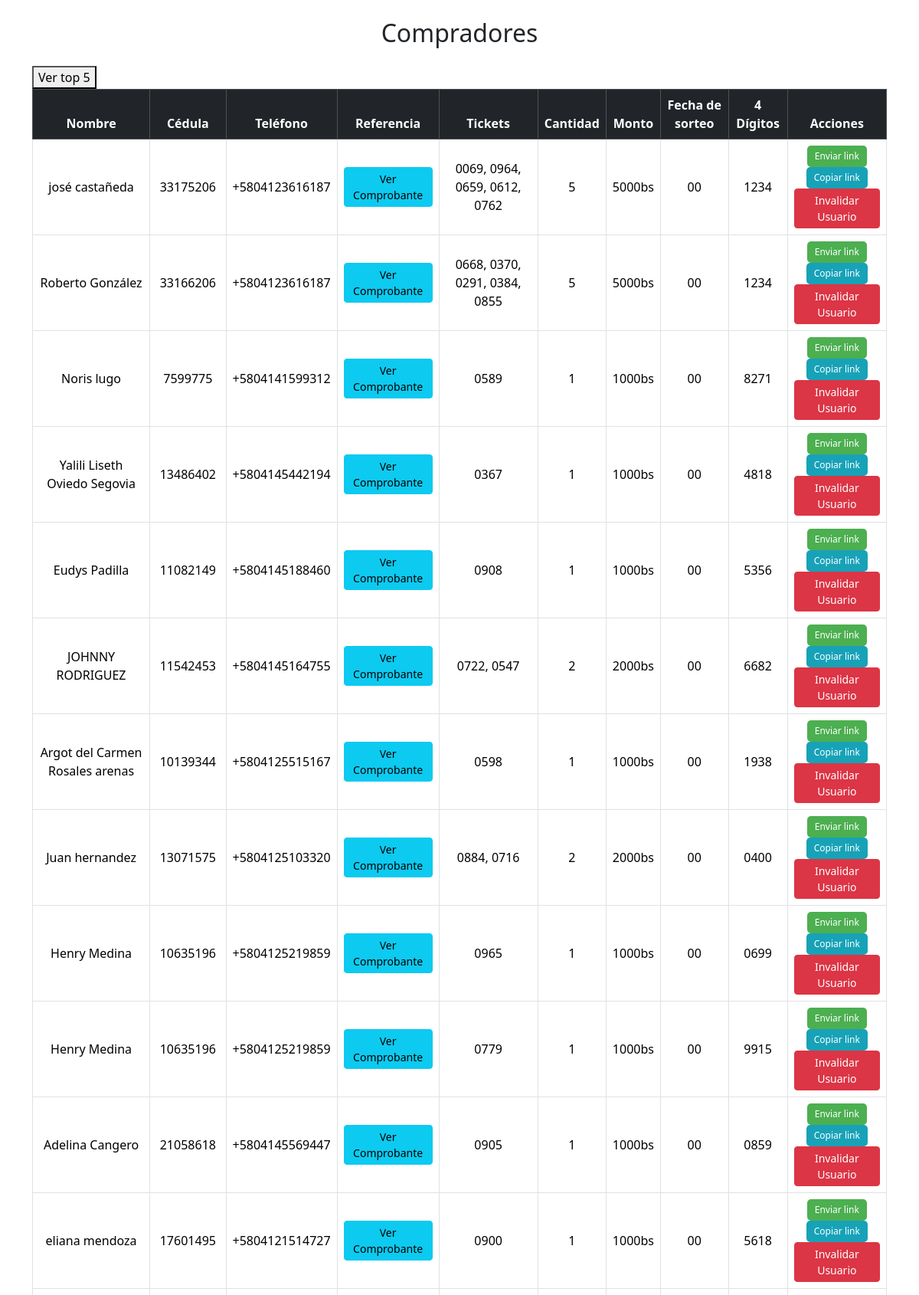
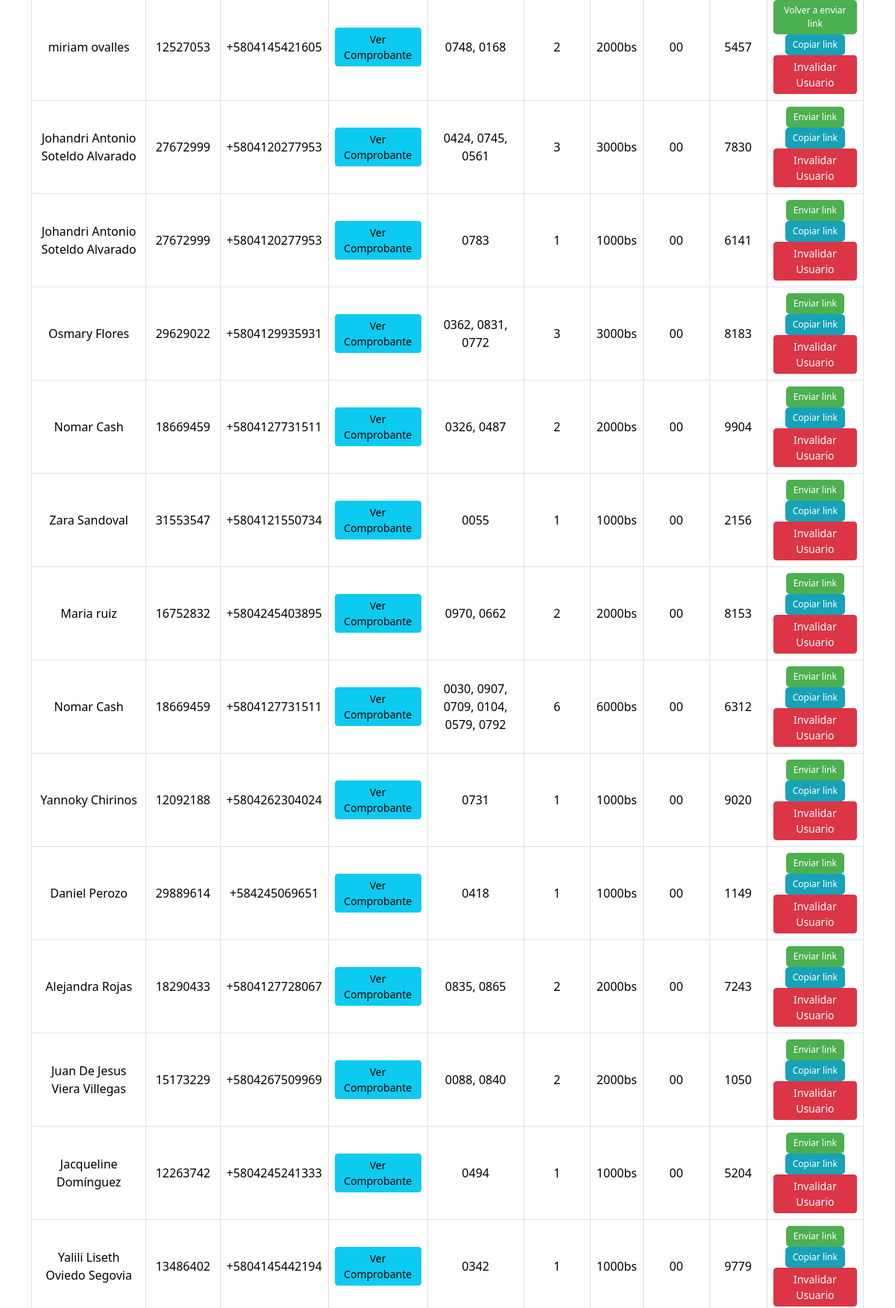
Screenshot of /2/admin/dashboard/solicitudes (signed in, upper part) with the database file from the repository (2 pictures, top to bottom).
### tables this page shows
CREATE TABLE requeridos (
    id INTEGER PRIMARY KEY AUTOINCREMENT,
    nombre_apellidos TEXT NOT NULL,
    cedula TEXT NOT NULL,
    telefono TEXT NOT NULL,
    referencia TEXT NOT NULL,
    digitos TEXT NOT NULL,
    tickets_vendidos INTEGER NOT NULL,
    monto TEXT NOT NULL,
    fecha TEXT NOT NULL,
    estatus TEXT DEFAULT NULL,
    link TEXT
);

### app.py (the view)
@app.route("/2/admin/dashboard/solicitudes")
@login_required
def admin_dashboard_solicitudes2():
    solicitudes = get_data0()
    return render_template("admin_solicitudes2.html", solicitudes=solicitudes, json=json)

### app.py (called while the page is built)
def login_required(f):
    @wraps(f)
    def decorated_function(*args, **kwargs):
        if not session.get('logged_in'):  # Verifica si el usuario está autenticado
            return redirect(url_for('admin_index'))  # Redirige al login si no está autenticado
        return f(*args, **kwargs)
    return decorated_function

### templates/admin_solicitudes2.html (shortened to what this page needs)
<!DOCTYPE html>
<html lang="es">
<head>
    <link href="https://cdn.jsdelivr.net/npm/bootstrap@5.3.3/dist/css/bootstrap.min.css" rel="stylesheet">
</head>
<body>
    <div class="container my-4">
        <h2 class="text-center mb-4">Compradores</h2>
        <form action="/2/admin/dashboard/solicitudes/top" method="GET">
            <button type="submit">Ver top 5 </button>
        </form>
        <div class="table-responsive">
            <table class="table table-hover table-bordered align-middle text-center">
                <thead class="table-dark">
                    <tr>
                        <th>Nombre</th>
                        <th>Cédula</th>
                        <th>Teléfono</th>
                        <th>Referencia</th>
                        <th>Tickets</th>
                        <th>Cantidad</th>
                        <th>Monto</th>
                        <th>Fecha de sorteo</th>
                        <th>4 Dígitos</th>
                        <th>Acciones</th>
                    </tr>
                </thead>
                <tbody>
                    {% for solicitud in solicitudes %}
                    <tr>
                        <td class="clickable-cell">{{ solicitud.nombre }}</td>
                        <td class="clickable-cell">{{ solicitud.cedula }}</td>
                        <td class="clickable-cell">{{ solicitud.telefono }}</td>
                        <td class="clickable-cell">
                            {% if solicitud.referencia %}
                                <button class="btn btn-info btn-sm" onclick="mostrarImagen('/static/comprobantes2/{{ solicitud.referencia }}')">
                                    Ver Comprobante
                                </button>
                            {% else %}
                                No hay comprobante
                            {% endif %}
                        </td>
<td class="clickable-cell tickets-cell">
    {% if solicitud.cartones is iterable and solicitud.cartones is not string %}
        {% for c in solicitud.cartones %}
            {{ "%04d"|format(c|int) }}{% if not loop.last %}, {% endif %}
        {% endfor %}
    {% elif solicitud.cartones is string %}
        {% set cleaned = solicitud.cartones.replace('[','').replace(']','').replace('"','').replace("'",'') %}
        {% set parts = cleaned.split(',') %}
        {% for p in parts %}
            {% set v = p.strip() %}
            {% if v %}
                {{ "%04d"|format(v|int) }}{% if not loop.last %}, {% endif %}
            {% endif %}
        {% endfor %}
    {% else %}
        {{ "%04d"|format(solicitud.cartones|int) }}
    {% endif %}
</td>
                        <td class="clickable-cell">{{ solicitud.length }}</td>
                        <td class="clickable-cell">{{ solicitud.monto }}</td>
                        <td class="clickable-cell">{{ solicitud.fecha }}</td>
                        <td class="clickable-cell">{{ solicitud.digitos or '' }}</td>
                        <td>
                            <button
                            id="btn-{{ solicitud.id }}"
                            class="btn btn-delete"
                            data-telefono="{{ solicitud.telefono }}"
                            data-id="{{ solicitud.id }}"
                            data-link="{{ solicitud.link }}"
                            onclick="enviarMensaje(this)">
                            {% if solicitud.estatus == 'enviado' %}
                                Volver a enviar link
                            {% else %}
                                Enviar link
                            {% endif %}
                        </button>
                            <button
                                class="btn-copy"
                                data-link="{{ solicitud.link }}"
                                onclick="copiarLink(this)">
                                Copiar link
                            </button>
                                <form action="/2/admin/dashboard/solicitudes/invalidate/prueba" method="GET">
                                    <button
                                    type="submit"
                                    class="btn btn-danger btn-sm"
                                    data-id="{{ solicitud.id }}"
                                    data-cartones="{{ solicitud.cartones }}"
                                    onclick="invalidarUsuario(this)">
                                    Invalidar Usuario
                                </button>
                                    </form>
                        </td>
                    </tr>
                    {% endfor %}
                </tbody>
            </table>
        </div>
    </div>
</body>
</html>

### templates/admin_solicitudes2.html (style rules this page uses)
.btn-delete { background-color: #4CAF50; color: white; border: none; padding: 5px 10px; border-radius: 5px; font-size: 12px; transition: background-color 0.3s ease; }
.btn-copy { background-color: #17a2b8; color: white; border: none; padding: 5px 10px; border-radius: 5px; font-size: 12px; transition: background-color 0.3s ease; }
.table-responsive { margin-bottom: 1rem; overflow-x: auto; -webkit-overflow-scrolling: touch; }
.clickable-cell { cursor: pointer; }

### rows the page displays
requeridos: nombre "josé castañeda", cedula "33175206", telefono "+5804123616187", v "0069" "0964" "0659" "0612" "0762", length "5", monto "5000bs", fecha "00", digitos "1234", shows "Enviar link"
requeridos: nombre "Roberto González", cedula "33166206", telefono "+5804123616187", v "0668" "0370" "0291" "0384" "0855", length "5", monto "5000bs", fecha "00", digitos "1234", shows "Enviar link"
requeridos: nombre "Noris lugo", cedula "7599775", telefono "+5804141599312", v "0589", length "1", monto "1000bs", fecha "00", digitos "8271", shows "Enviar link"
requeridos: nombre "Yalili Liseth Oviedo Segovia", cedula "13486402", telefono "+5804145442194", v "0367", length "1", monto "1000bs", fecha "00", digitos "4818", shows "Enviar link"
requeridos: nombre "Eudys Padilla", cedula "11082149", telefono "+5804145188460", v "0908", length "1", monto "1000bs", fecha "00", digitos "5356", shows "Enviar link"
requeridos: nombre "JOHNNY RODRIGUEZ", cedula "11542453", telefono "+5804145164755", v "0722" "0547", length "2", monto "2000bs", fecha "00", digitos "6682", shows "Enviar link"
requeridos: nombre "Argot del Carmen Rosales arenas", cedula "10139344", telefono "+5804125515167", v "0598", length "1", monto "1000bs", fecha "00", digitos "1938", shows "Enviar link"
requeridos: nombre "Juan hernandez", cedula "13071575", telefono "+5804125103320", v "0884" "0716", length "2", monto "2000bs", fecha "00", digitos "0400", shows "Enviar link"
requeridos: nombre "Henry Medina", cedula "10635196", telefono "+5804125219859", v "0965", length "1", monto "1000bs", fecha "00", digitos "0699", shows "Enviar link"
requeridos: nombre "Henry Medina", cedula "10635196", telefono "+5804125219859", v "0779", length "1", monto "1000bs", fecha "00", digitos "9915", shows "Enviar link"
requeridos: nombre "Adelina Cangero", cedula "21058618", telefono "+5804145569447", v "0905", length "1", monto "1000bs", fecha "00", digitos "0859", shows "Enviar link"
requeridos: nombre "eliana mendoza", cedula "17601495", telefono "+5804121514727", v "0900", length "1", monto "1000bs", fecha "00", digitos "5618", shows "Enviar link"
requeridos: nombre "miriam ovalles", cedula "12527053", telefono "+5804145421605", v "0748" "0168", length "2", monto "2000bs", fecha "00", digitos "5457", estatus "Volver a enviar link"
requeridos: nombre "Johandri Antonio Soteldo Alvarado", cedula "27672999", telefono "+5804120277953", v "0424" "0745" "0561", length "3", monto "3000bs", fecha "00", digitos "7830", shows "Enviar link"
requeridos: nombre "Johandri Antonio Soteldo Alvarado", cedula "27672999", telefono "+5804120277953", v "0783", length "1", monto "1000bs", fecha "00", digitos "6141", shows "Enviar link"
requeridos: nombre "Osmary Flores", cedula "29629022", telefono "+5804129935931", v "0362" "0831" "0772", length "3", monto "3000bs", fecha "00", digitos "8183", shows "Enviar link"
requeridos: nombre "Nomar Cash", cedula "18669459", telefono "+5804127731511", v "0326" "0487", length "2", monto "2000bs", fecha "00", digitos "9904", shows "Enviar link"
requeridos: nombre "Zara Sandoval", cedula "31553547", telefono "+5804121550734", v "0055", length "1", monto "1000bs", fecha "00", digitos "2156", shows "Enviar link"
requeridos: nombre "Maria ruiz", cedula "16752832", telefono "+5804245403895", v "0970" "0662", length "2", monto "2000bs", fecha "00", digitos "8153", shows "Enviar link"
requeridos: nombre "Nomar Cash", cedula "18669459", telefono "+5804127731511", v "0030" "0907" "0709" "0104" "0579" "0792", length "6", monto "6000bs", fecha "00", digitos "6312", shows "Enviar link"
requeridos: nombre "Yannoky Chirinos", cedula "12092188", telefono "+5804262304024", v "0731", length "1", monto "1000bs", fecha "00", digitos "9020", shows "Enviar link"
requeridos: nombre "Daniel Perozo", cedula "29889614", telefono "+584245069651", v "0418", length "1", monto "1000bs", fecha "00", digitos "1149", shows "Enviar link"
requeridos: nombre "Alejandra Rojas", cedula "18290433", telefono "+5804127728067", v "0835" "0865", length "2", monto "2000bs", fecha "00", digitos "7243", shows "Enviar link"
requeridos: nombre "Juan De Jesus Viera Villegas", cedula "15173229", telefono "+5804267509969", v "0088" "0840", length "2", monto "2000bs", fecha "00", digitos "1050", shows "Enviar link"
requeridos: nombre "Jacqueline Domínguez", cedula "12263742", telefono "+5804245241333", v "0494", length "1", monto "1000bs", fecha "00", digitos "5204", shows "Enviar link"
requeridos: nombre "Yalili Liseth Oviedo Segovia", cedula "13486402", telefono "+5804145442194", v "0342", length "1", monto "1000bs", fecha "00", digitos "9779", shows "Enviar link"
